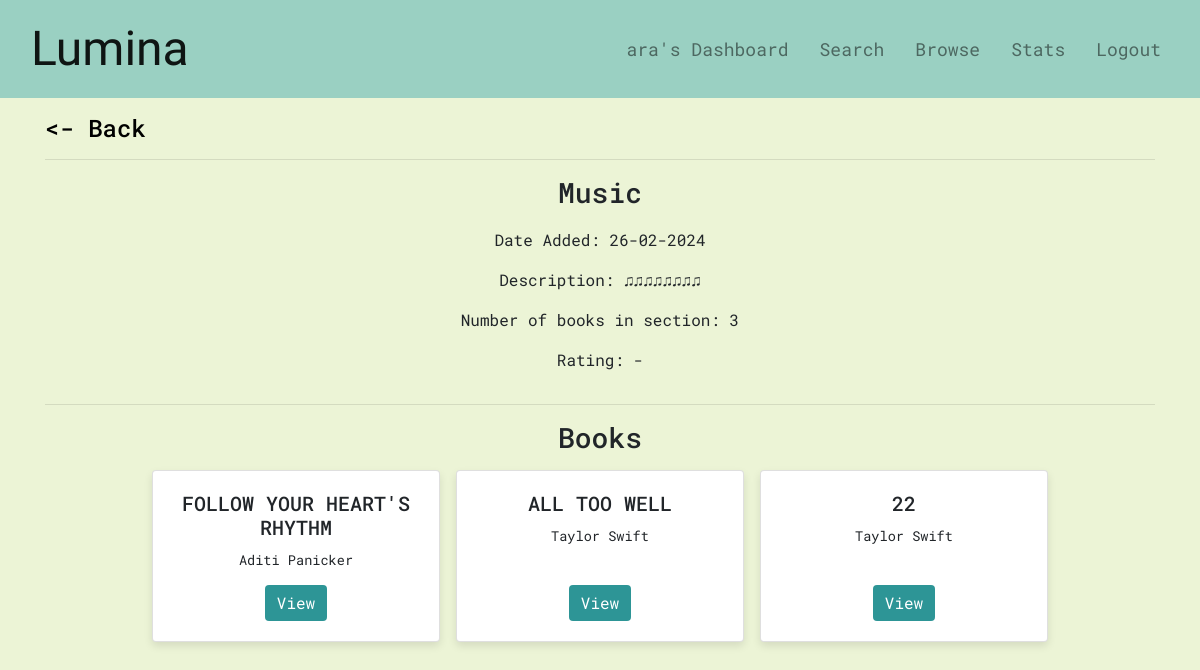
Screenshot of /section/5 (signed in) with the database file from the repository.
### application/models.py (models this page shows)
class User(db.Model):
    __tablename__ = 'user'
    id = db.Column(db.Integer, primary_key=True)
    quota = db.Column(db.Integer, default=0, nullable=False)
    username = db.Column(db.String(30), nullable=False, unique=True)
    password = db.Column(db.String, nullable=False)
    roles = db.relationship('Role', secondary=roles_users, backref=db.backref('users', lazy='dynamic'))
    books_requested = db.relationship('Book', secondary='book_request')

class Section(db.Model):
    __tablename__ = 'section'
    id = db.Column(db.Integer, primary_key=True)
    title = db.Column(db.String(255), nullable=False)
    date_created = db.Column(db.Date, default=db.func.current_date())
    description = db.Column(db.Text)
    avg_rating = db.Column(db.Float)
    books = db.relationship('Book', secondary=sections_books)

class Book(db.Model):
    __tablename__ = 'book'
    id = db.Column(db.Integer, primary_key=True)
    title = db.Column(db.String(255), nullable=False)
    content_link = db.Column(db.String, nullable=False)  # Assuming this is a URL to a PDF file
    description = db.Column(db.Text)
    bookcover_link = db.Column(db.String, nullable=False)
    section_id = db.Column(db.Integer, db.ForeignKey('section.id'))
    author = db.relationship('Author', secondary='book_authors')
    available = db.Column(db.Boolean, default=True)
    avg_rating = db.Column(db.Float)

class Author(db.Model):
    __tablename__ = 'author'
    id = db.Column(db.Integer, primary_key=True)
    name = db.Column(db.String(255), nullable=False, unique=True)
    books = db.relationship('Book', secondary='book_authors', viewonly=True)

### application/controllers.py (the view)
@app.route("/section/<section_id>", methods=['GET', 'POST'])
def section(section_id):
    if "user" in session:
        user = User.query.filter_by(username=session['user']).first()
        section = Section.query.filter_by(id=section_id).first()
        books = Book.query.filter_by(section_id=section_id).order_by(Book.id.asc()).all()
        section_book_count = len(books)
        if request.method == 'GET':
            book_requests = BookRequest.query.filter_by(issued=0).all()
            return render_template('section.html', title=section.title, user=session['user'], role=session['user_role'], section=section, books=books, book_count=section_book_count)
        if request.method == 'POST':
            book_requests = BookRequest.query.filter_by(issued=False).all()
            return redirect("/")
    else:
        return redirect("/")

### application/controllers.py (called while the page is built, shortened)
@app.before_request
def auto_return():
    book_requests = BookRequest.query.filter_by(issued=True).all()
    if book_requests is None:
        return
    return

### templates/section.html (shortened to what this page needs)
{% extends "body.html" %}
{% block body %}
<div class="container mt-3">
    <div>
        {% if role=='admin'%}
        <a id="backlink"href="/manage">
        {% else %}
        <a id="backlink"href="/browse">
        {% endif %}
            <h4><- Back</h4>
        </a>
    </div>
    <hr>
    <div class="row justify-content-center mb-2" style="text-align: center;">
        <div class="col-md-10">
            <h3 class="display-5" style="margin-bottom: 2%;">{{ section.title }}</h3>
            <p>Date Added: {{ section.date_created.strftime('%d-%m-%Y') }}</p>
            {% if section.description %}
            <p>Description: {{ section.description }}</p>
            {% else %}
            <p>Description: -</p>
            {% endif %}
            <p>Number of books in section: {{ book_count}}</p>
            {% if section.avg_rating %}
            <p>Rating: {{ section.avg_rating }}</p>
            {% else %}
            <p>Rating: -</p>
            {% endif %}
        </div>
    </div>
    <hr>
    <div class="row justify-content-center" style="text-align: center;">
        <div class="col-md-12">
            <h3 class="mb-3">Books</h3>
            {% if books %}
            <div class="row justify-content-center mb-2">
                {% for book in books %}
                <div class="card mx-2 book-card">
                    <div class="card-body">
                        <h5 class="card-title text-center">{{ book.title }}</h5>
                        <p class="card-text" id="authornames">
                            {% for author in book.author %}
                            {{ author.name }}{% if not loop.last %}, {% endif %}
                            {% endfor %}
                        </p>
                        {% if role=='admin' %}
                        <a href="/book/{{ book.id }}" class="btn btn-custom">Manage</a>
                        {% else %}
                        <a href="/book/{{ book.id }}" class="btn btn-custom">View</a>
                        {% endif %}
                    </div>
                </div>
                {% endfor %}
            </div>
            {% else %}
            <p class="text-muted">No books have been added to this section.</p>
            {% endif %}
        </div>
    </div>
</div>
{% endblock %}

### templates/body.html (shortened to what this page needs)
<!DOCTYPE html>
<html lang="en">
<head>
  <link rel="stylesheet" href="https://stackpath.bootstrapcdn.com/bootstrap/4.3.1/css/bootstrap.min.css" />
  <link rel="stylesheet" href="/static/styles.css">
</head>
<body>
  <nav class="navbar navbar-expand-lg navbar-light">
    <div class="container-fluid">
      {% if "user" not in session %}
      <a class="navbar-brand" style="left: 50%; transform: translateX(-50%)" href="/">Lumina</a>
      <button class="navbar-toggler" type="button" data-toggle="collapse" data-target="#navbarNav"
        aria-controls="navbarNav" aria-expanded="false" aria-label="Toggle navigation">
        <span class="navbar-toggler-icon"></span>
      </button>
      <div class="collapse navbar-collapse" id="navbarNav">
        <ul class="navbar-nav ml-auto">
          <li class="nav-item active" id="navbarText">
            {% if request.path == '/login' %}
            <a class="nav-link" href="/librarianlogin">Librarian Login</a>
            {% elif request.path == '/librarianlogin' %}
            <a class="nav-link" href="/login">General User Login</a>
            {%endif%}
          </li>
        </ul>
      </div>
      {%else%}
      <a class="navbar-brand" href="/">Lumina</a>
      <div class="collapse navbar-collapse" id="navbarNav">
        <ul class="navbar-nav ml-auto">
          {%if role=='admin'%}
          <li class="nav-item {%if 'Dashboard' in title%}active{% endif %}">
            <a class="nav-link" id="jtext" href="/">Librarian Dashboard</a>
          </li>
          <li class="nav-item {%if 'Search' in title%}active{% endif %}">
            <a class="nav-link" id="jtext" href="/search">Search</a>
          </li>
          <li class="nav-item {%if 'Manage' in title%}active{% endif %}">
            <a class="nav-link" id="jtext" href="/manage">Manage Catalog</a>
          </li>
          <li class="nav-item ">
            <a class="nav-link" id="jtext" href="/">Manage Users</a>
          </li>
          <li class="nav-item ">
            <a class="nav-link" id="jtext" href="/logout">Logout</a>
          </li>
          {%else%}
          <li class="nav-item {%if 'Dashboard' in title%}active{% endif %}">
            <a class="nav-link" id="jtext" href="/">{{user}}'s Dashboard</a>
          </li>
          <li class="nav-item {%if title == 'Search' %}active{% endif %}">
            <a class="nav-link" id="jtext" href="/search">Search</a>
          </li>
          <li class="nav-item {%if title == 'Browse' %}active{% endif %}">
            <a class="nav-link" id="jtext" href="/browse">Browse</a>
          </li>
          <li class="nav-item ">
            <a class="nav-link" id="jtext" href="#">Stats</a>
          </li>
          <li class="nav-item ">
            <a class="nav-link" id="jtext" href="/logout">Logout</a>
          </li>
          {%endif%}
        </ul>
      </div>
    {% endif %}
    </div>
  </nav>
  {% block body %}
  {% endblock %}
</body>
</html>

### static/styles.css (style rules this page uses)
.navbar { background-color: #9ad0c2; }
.navbar-brand { position: relative; font-family: "Ephesis", cursive; font-size: 300%; }
.nav-item { font-size: large; margin-left: 15px; }
.card-body { padding-top: 0.5rem; margin: 0; }
.card-body p { line-height: 0.5rem; }
#authornames { line-height: normal; }
.book-card { display: flex; flex-direction: column; width: 18rem; margin-bottom: 2rem; box-shadow: 0 4px 8px rgba(0,0,0,0.1); }
.book-card .card-body { flex: 1; padding: 1.25rem; display: flex; flex-direction: column; }
.book-card .card-body .card-text { flex-grow: 1; }
#authornames { font-size: 85%; }
#backlink { color: black; }
body { font-family: "Roboto Mono", monospace; background-color: #ecf4d6; }
.btn-custom { background-color: #2d9596; border: #2d9596; font-family: "Roboto Mono", monospace; color: white; align-self: center; }
#jtext { font-family: "Roboto Mono", monospace; }
a { color: #265073; }

### rows the page displays
User: username "ara"
Section: title "Music", date_created "26-02-2024", description "♫♫♫♫♫♫♫♫"
Book: title "FOLLOW YOUR HEART'S RHYTHM"
Author: name "Aditi Panicker"
Book: title "ALL TOO WELL"
Author: name "Taylor Swift"
Book: title "22"

### other values shown
{{ book_count }} "3"
